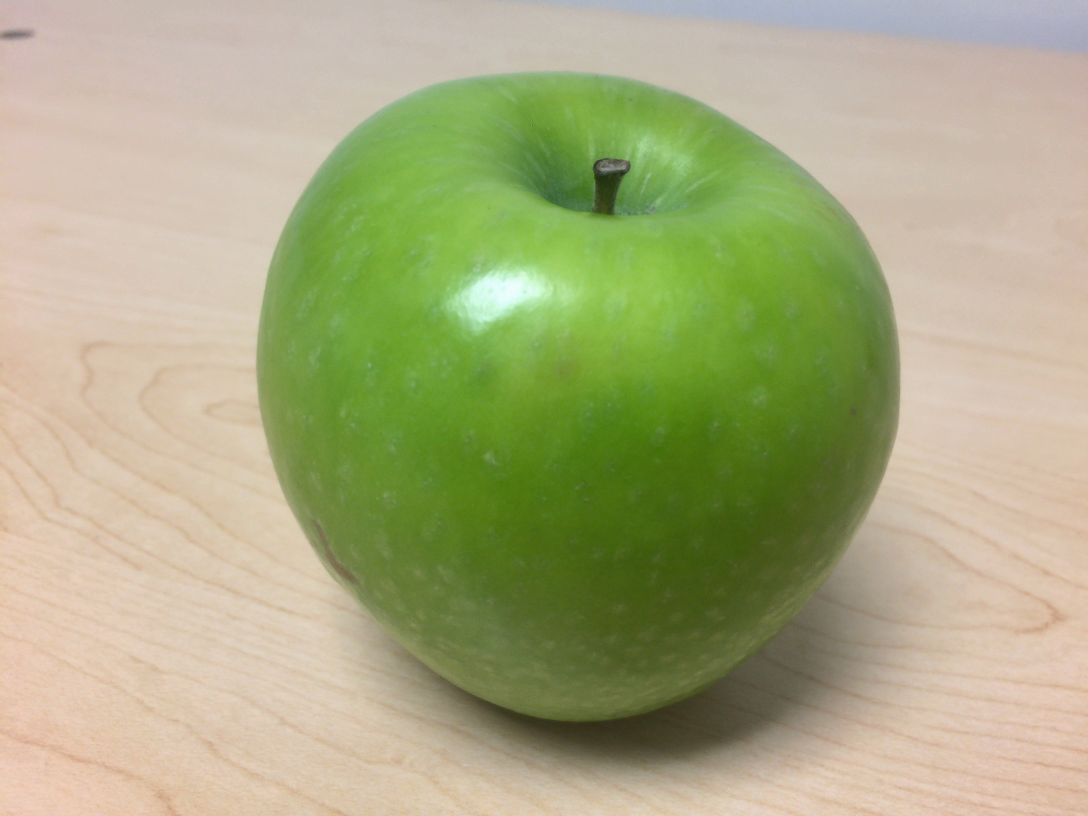
#> input picture Vision/apples/Apple1.jpg, 3264 x 2448 px, given in place of img.jpg, which was not available (shown at 1/3 size)
$ jupyter execute 'Images - Demo.ipynb'   (shell and % lines are left out)   (text cells are left out)
#> lines starting #> are read from the running program, lines starting #| are printed output that depends on the picture; pictures that were not available may be replaced by others from this repository, and a replacement may not be noted
[cell 1]
from matplotlib.pyplot import imshow
from PIL import Image
import numpy as np
import skimage.color as sc


i = np.array(Image.open('img.jpg'))
#> i is the input picture: shape (2448, 3264, 3); mean R, G, B 169.2, 171.4, 129.5
imshow(i)

[cell 2]
type(i)

[cell 3]
i.dtype

[cell 4]
i.shape
#> Out = (2448, 3264, 3)

[cell 5]
i_mono = sc.rgb2gray(i)
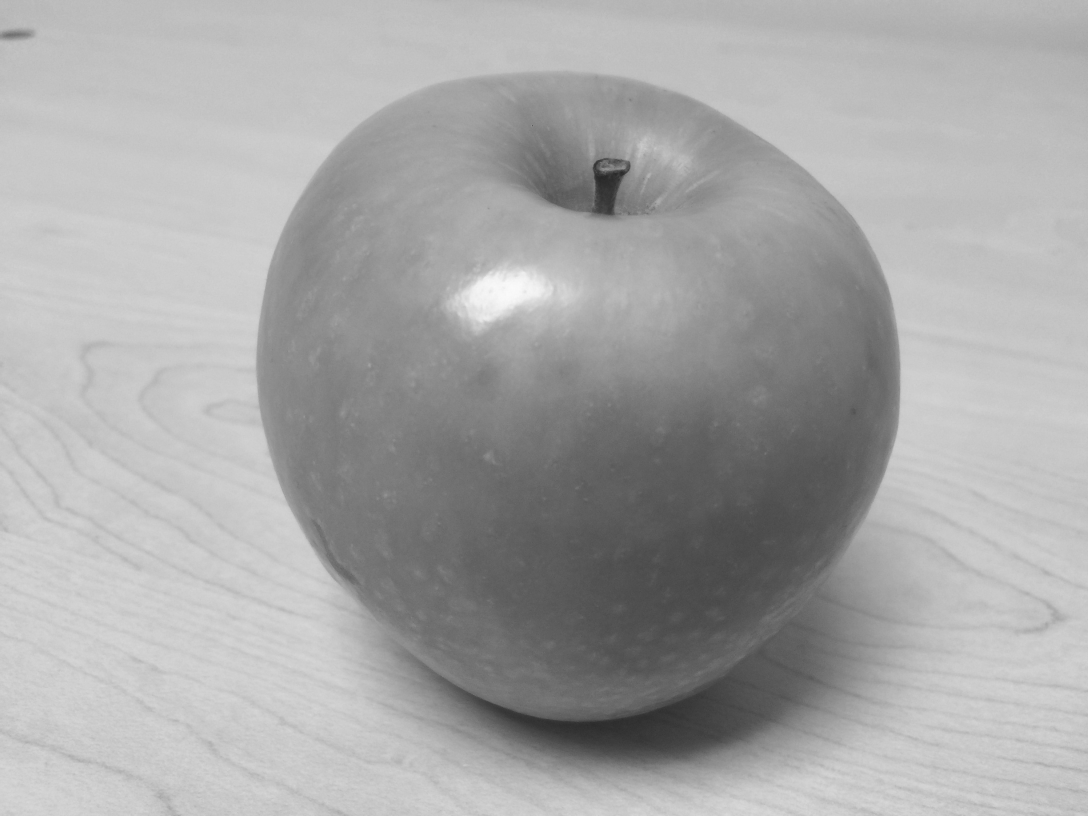
#> i_mono: shape (2448, 3264) float64 (shown at 1/3 size); min 0.148, max 0.987, mean 0.659
imshow(i_mono, cmap='gray')
i_mono.shape
#> Out = (2448, 3264)

[cell 6]
def im_hist(img):
    import matplotlib.pyplot as plt
    fig = plt.figure(figsize=(8, 6))
    fig.clf()
    ax = fig.gca()
    ax.hist(img.flatten(), bins = 256)
    plt.show()
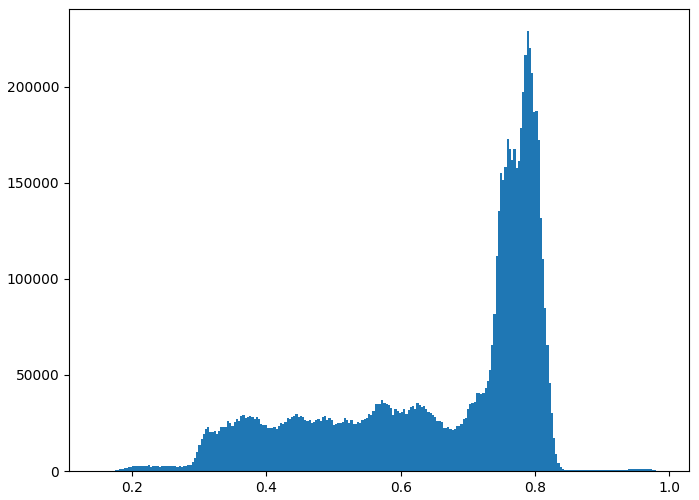
#> figure drawn by matplotlib, 1 panel; tallest bar 228994 high, from x = 0.787 to 0.79

im_hist(i_mono)

[cell 7]
def im_cdf(img):
    import matplotlib.pyplot as plt
    fig = plt.figure(figsize=(8, 6))
    fig.clf()
    ax = fig.gca()
    ax.hist(img.flatten(), bins = 256, cumulative=True)
    plt.show()
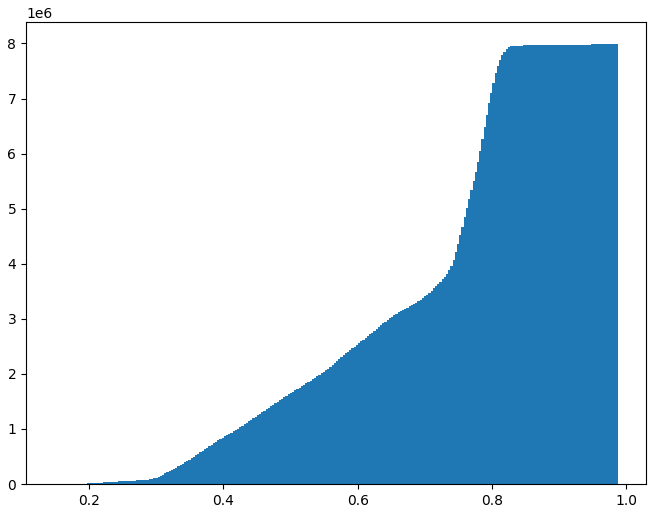
#> figure drawn by matplotlib, 1 panel; tallest bar 7990272 high, from x = 0.984 to 0.987

im_cdf(i_mono)

[cell 8]
from skimage import exposure

i_eq = exposure.equalize_hist(i_mono)
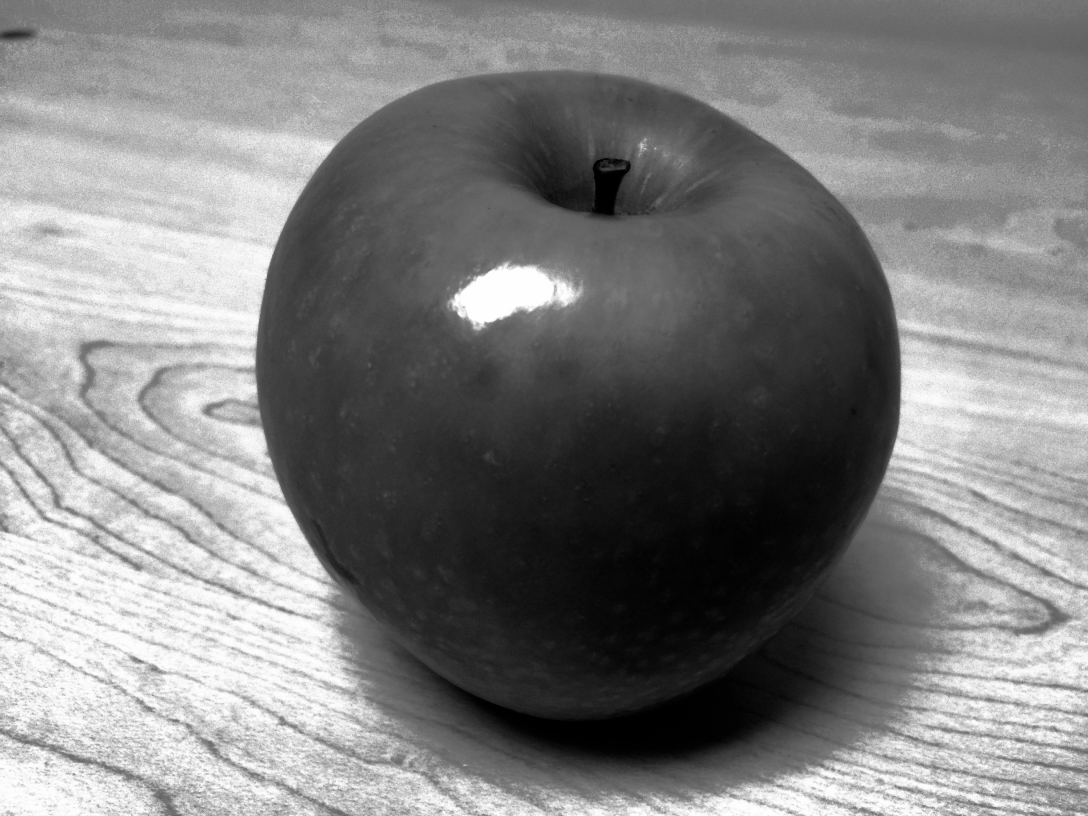
#> i_eq: shape (2448, 3264) float64 (shown at 1/3 size); min 2.5e-07, max 1, mean 0.506
imshow(i_eq, cmap='gray')

[cell 9]
im_hist(i_eq)
#> in im_hist (call 2), `plt.show()`:
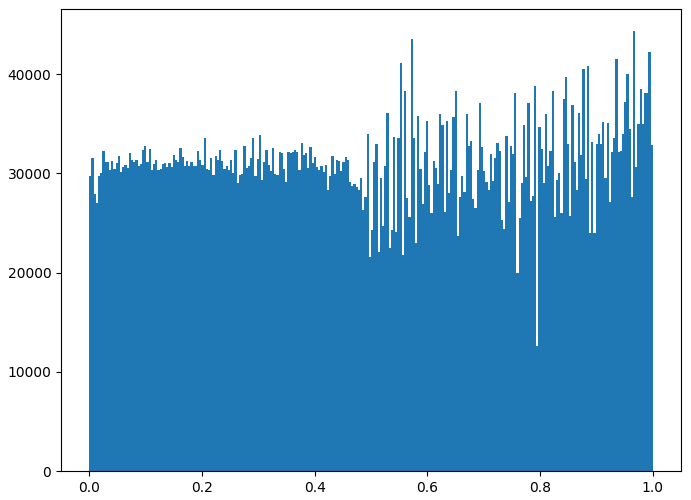
#> figure drawn by matplotlib, 1 panel; tallest bar 44345 high, from x = 0.965 to 0.969
im_cdf(i_eq)
#> in im_cdf (call 2), `plt.show()`:
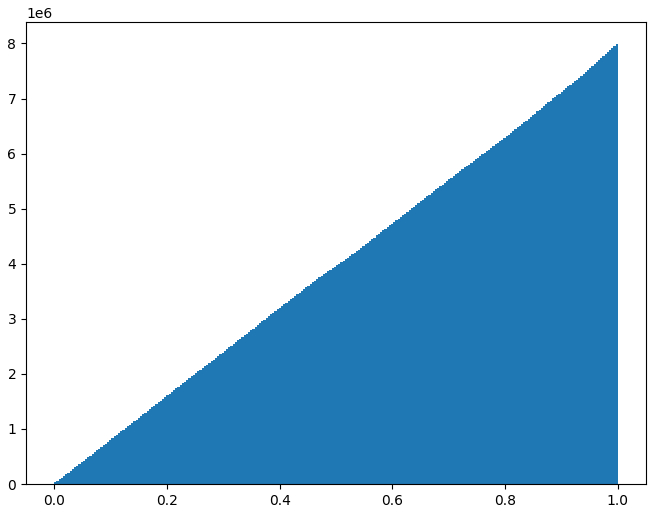
#> figure drawn by matplotlib, 1 panel; tallest bar 7990272 high, from x = 0.996 to 1

[cell 10]
import skimage
i_n = skimage.util.random_noise(i_eq)
imshow(i_n, cmap="gray")

[cell 11]
def gauss_filter(im, sigma = 10):
#> called with sigma = 10
    from scipy.ndimage.filters import gaussian_filter as gf
    import numpy as np
    return gf(im, sigma = sigma)
i_g = gauss_filter(i_n)
imshow(i_g, cmap="gray")
